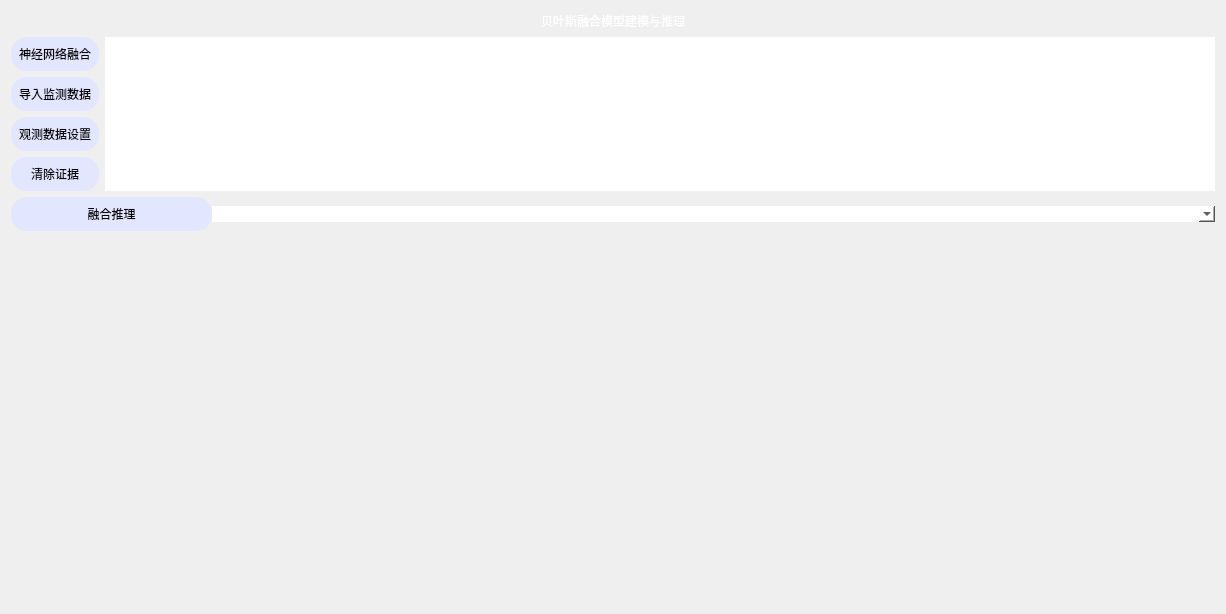
<?xml version="1.0" encoding="UTF-8"?>
<ui version="4.0">
  <class>Form</class>
  <widget class="QWidget" name="Form">
    <property name="geometry">
      <rect>
        <x>0</x>
        <y>0</y>
        <width>1226</width>
        <height>614</height>
      </rect>
    </property>
    <property name="windowTitle">
      <string>Form</string>
    </property>
    <property name="styleSheet">
      <string notr="true">background-color: qlineargradient(x0:0, y1:0,x0:1, y2:1, stop:0 rgb(20,
        32, 44), stop:1 rgb(37, 85, 117));
        border-radius:20px </string>
    </property>
    <layout class="QGridLayout" name="gridLayout_4">
      <item row="0" column="0">
        <layout class="QGridLayout" name="gridLayout_3">
          <item row="0" column="0">
            <layout class="QHBoxLayout" name="horizontalLayout_3">
              <item>
                <spacer name="horizontalSpacer">
                  <property name="orientation">
                    <enum>Qt::Horizontal</enum>
                  </property>
                  <property name="sizeHint" stdset="0">
                    <size>
                      <width>40</width>
                      <height>20</height>
                    </size>
                  </property>
                </spacer>
              </item>
              <item>
                <widget class="QLabel" name="Title">
                  <property name="styleSheet">
                    <string notr="true">font: 25pt &quot;楷体&quot;;
                      border:none;
                      background-color: rgba(255, 255, 255, 0);
                      color: rgb(255, 255, 255);
                    </string>
                  </property>
                  <property name="text">
                    <string>贝叶斯融合模型建模与推理</string>
                  </property>
                </widget>
              </item>
              <item>
                <spacer name="horizontalSpacer_2">
                  <property name="orientation">
                    <enum>Qt::Horizontal</enum>
                  </property>
                  <property name="sizeHint" stdset="0">
                    <size>
                      <width>40</width>
                      <height>20</height>
                    </size>
                  </property>
                </spacer>
              </item>
            </layout>
          </item>
          <item row="1" column="0">
            <layout class="QGridLayout" name="gridLayout_2" rowstretch="1,8" rowminimumheight="1,8">
              <item row="0" column="0">
                <layout class="QVBoxLayout" name="verticalLayout_2">
                  <item>
                    <layout class="QHBoxLayout" name="horizontalLayout">
                      <item>
                        <layout class="QVBoxLayout" name="verticalLayout">
                          <item>
                            <widget class="QPushButton" name="NeuralButton">
                              <property name="styleSheet">
                                <string notr="true">QPushButton{
                                  padding:8px;
                                  color:rgb(0,0,0);
                                  background-color:rgb(226, 230, 255);
                                  font: 12pt &quot;楷体&quot;;
                                  border-radius:16px;
                                  }
                                  QPushButton:hover{
                                  color: rgb(0, 0, 0);
                                  background-color: rgb(43, 162, 239);
                                  }
                                </string>
                              </property>
                              <property name="text">
                                <string>神经网络融合</string>
                              </property>
                            </widget>
                          </item>
                          <item>
                            <widget class="QPushButton" name="LoadmonitorData">
                              <property name="styleSheet">
                                <string notr="true">QPushButton{
                                  padding:8px;
                                  color:rgb(0,0,0);
                                  background-color:rgb(226, 230, 255);
                                  font: 12pt &quot;楷体&quot;;
                                  border-radius:16px;
                                  }
                                  QPushButton:hover{
                                  color: rgb(0, 0, 0);
                                  background-color: rgb(43, 162, 239);
                                  }
                                </string>
                              </property>
                              <property name="text">
                                <string>导入监测数据</string>
                              </property>
                            </widget>
                          </item>
                          <item>
                            <widget class="QPushButton" name="ObserveData">
                              <property name="styleSheet">
                                <string notr="true">QPushButton{
                                  padding:8px;
                                  color:rgb(0,0,0);
                                  background-color:rgb(226, 230, 255);
                                  font: 12pt &quot;楷体&quot;;
                                  border-radius:16px;
                                  }
                                  QPushButton:hover{
                                  color: rgb(0, 0, 0);
                                  background-color: rgb(43, 162, 239);
                                  }
                                </string>
                              </property>
                              <property name="text">
                                <string>观测数据设置</string>
                              </property>
                            </widget>
                          </item>
                          <item>
                            <widget class="QPushButton" name="clearEvidence">
                              <property name="styleSheet">
                                <string notr="true">QPushButton{
                                  padding:8px;
                                  color:rgb(0,0,0);
                                  background-color:rgb(226, 230, 255);
                                  font: 12pt &quot;楷体&quot;;
                                  border-radius:16px;
                                  }
                                  QPushButton:hover{
                                  color: rgb(0, 0, 0);
                                  background-color: rgb(43, 162, 239);
                                  }
                                </string>
                              </property>
                              <property name="text">
                                <string>清除证据</string>
                              </property>
                            </widget>
                          </item>
                        </layout>
                      </item>
                      <item>
                        <widget class="QTextBrowser" name="EvidenceBrowser">
                          <property name="styleSheet">
                            <string notr="true">color: rgb(0, 0, 0);
                              font: 12pt &quot;楷体&quot;;
                              background-color:qlineargradient(spread:reflect, x1:0.0166818, y1:0,
                              x2:1, y2:1, stop:0 rgba(255, 255, 255, 255), stop:0.931818 rgba(60,
                              88, 112, 255));
                              border:0px solid red;
                              border-radius:12px

                            </string>
                          </property>
                        </widget>
                      </item>
                    </layout>
                  </item>
                  <item>
                    <layout class="QHBoxLayout" name="horizontalLayout_2" stretch="1,5">
                      <property name="spacing">
                        <number>0</number>
                      </property>
                      <item>
                        <widget class="QPushButton" name="inferbutton">
                          <property name="styleSheet">
                            <string notr="true">QPushButton{
                              padding:8px;
                              color:rgb(0,0,0);
                              background-color:rgb(226, 230, 255);
                              font: 12pt &quot;楷体&quot;;
                              border-radius:16px;
                              }
                              QPushButton:hover{
                              color: rgb(0, 0, 0);
                              background-color: rgb(43, 162, 239);
                              }
                            </string>
                          </property>
                          <property name="text">
                            <string>融合推理</string>
                          </property>
                        </widget>
                      </item>
                      <item>
                        <widget class="QComboBox" name="queryCombobox">
                          <property name="styleSheet">
                            <string notr="true">font: 12pt &quot;楷体&quot;;
                              color: rgb(0, 0, 0);
                              selection-color: rgb(255, 0, 0);
                              background-color: rgb(255, 255, 255);</string>
                          </property>
                        </widget>
                      </item>
                    </layout>
                  </item>
                </layout>
              </item>
              <item row="1" column="0">
                <layout class="QGridLayout" name="gridLayout">
                  <item row="0" column="0">
                    <widget class="QFrame" name="frame">
                      <property name="styleSheet">
                        <string notr="true">QFrame{
                          background-color:qlineargradient(spread:reflect, x1:0.0166818, y1:0, x2:1,
                          y2:1, stop:0 rgba(255, 255, 255, 255), stop:0.931818 rgba(60, 88, 112,
                          255));
                          border:0px solid red;
                          color: rgb(255, 254, 255);
                          border-radius:12px
                          }</string>
                      </property>
                      <property name="frameShape">
                        <enum>QFrame::StyledPanel</enum>
                      </property>
                      <property name="frameShadow">
                        <enum>QFrame::Raised</enum>
                      </property>
                    </widget>
                  </item>
                </layout>
              </item>
            </layout>
          </item>
        </layout>
      </item>
    </layout>
  </widget>
  <resources />
  <connections />
</ui>
